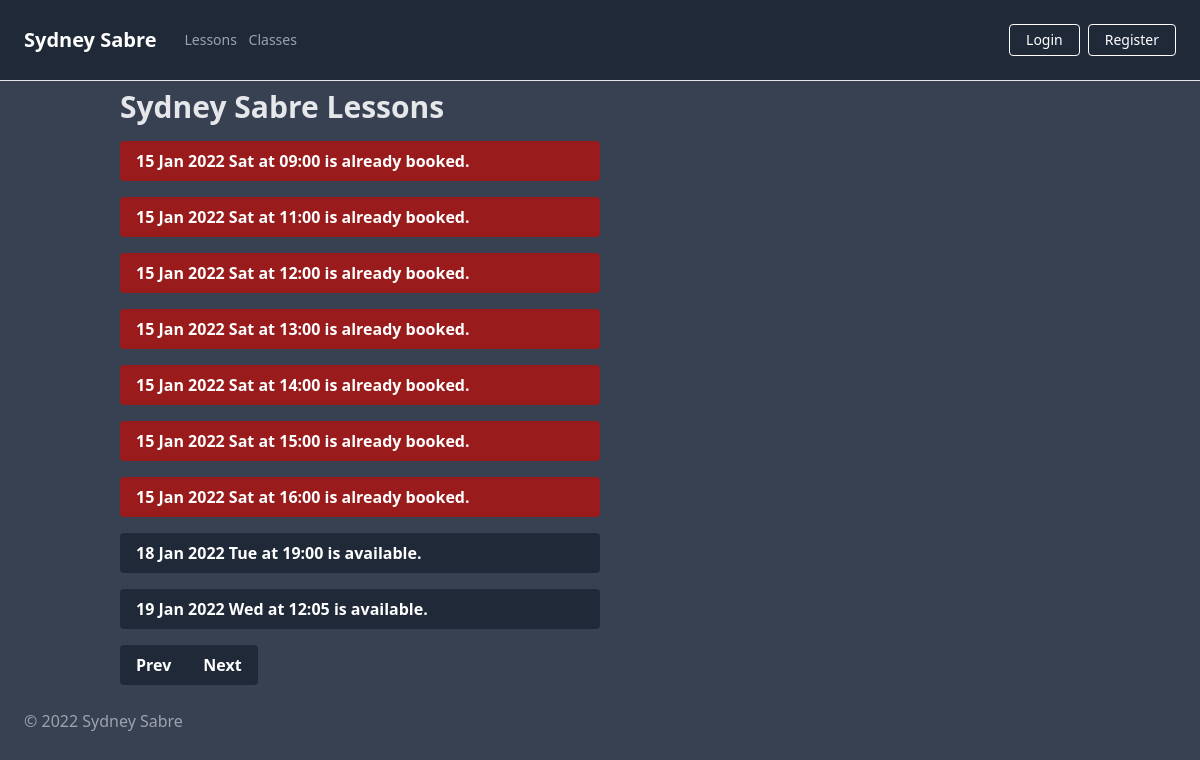
The page /date/2022-01-15 on the database its author committed.
### app/models.py (models this page shows, shortened)
class Slot(db.Model):
    __tablename__ = "slots"
    id = db.Column(db.Integer, primary_key=True)
    date = db.Column(db.Date, nullable=False)
    time = db.Column(db.Time, nullable=False)
    name = db.Column(db.String(250), nullable=True)
    comment = db.Column(db.String(500), nullable=True)
    paid = db.Column(db.Boolean, default=False, nullable=True)
    completed = db.Column(db.Boolean, default=False, nullable=True)
    user_id = db.Column(db.Integer, db.ForeignKey('users.id'))

### app/routes.py (the view)
@app.route('/date/<date>')
def show_date(date):
    date = datetime.datetime.strptime(date, '%Y-%m-%d')
    date = date.date() # Strip hours from date
    date_plus_range = date + datetime.timedelta(days=SCAN_RANGE)
    date_minus_range = date - datetime.timedelta(days=SCAN_RANGE)
    slots = Slot.query.filter(and_(Slot.date < date_plus_range, Slot.date > date_minus_range)) #Show slots on current date +/- range days.
    slots_by_time = sorted(slots, key=lambda slot: slot.time)
    slots_by_timedate = sorted(slots_by_time, key=lambda slot: slot.date)
    return render_template('index.html', all_slots=slots_by_timedate, today=date, next_date=date_plus_range, prev_date=date_minus_range)

### app/templates/index.html
{% extends "base.html" %}
{% block title %}
Sydney Sabre Lessons
{% endblock %}
{% block content %}
    <div class="container">
        <h1 class="text-gray-200 my-2 text-3xl font-bold">{{ self.title() }}</h1>
        {% for slot in all_slots%}
        <div class="flex mr-auto my-4 w-full md:w-3/4 lg:w-1/2">
            {% if current_user.is_admin: %}
                <div class="flex grow">
                    {% if slot.completed == True: %}
                    <a class="grow bg-gray-700 line-through text-white font-bold py-2 px-4 rounded"
                    {% elif slot.name == None: %}
                    <a class="grow bg-gray-800 hover:bg-gray-400 text-white font-bold py-2 px-4 rounded"
                    {% elif slot.paid == True: %}
                    <a class="grow bg-green-800 hover:bg-green-400 text-white font-bold py-2 px-4 rounded"
                    {% else %}
                    <a class="grow bg-red-800 hover:bg-red-400 text-white font-bold py-2 px-4 rounded"
                    {% endif %}
                        href="{{ url_for('book_slot', slot_id=slot.id) }}">
                        {{ slot.date.strftime('%d %b %Y %a') }} at {{ slot.time.strftime('%H:%M') }} booked for {{ slot.name }}
                    </a>
                </div>
            <div class="flex">
                <a class="bg-red-400 hover:bg-red-200 text-white font-bold mx-2 px-3 py-2 rounded"
                    href="{{url_for('delete_slot', slot_id=slot.id) }}">
                    ✘
                </a>
            </div>
            <div class="flex">
                <a class="bg-green-400 hover:bg-green-200 text-white font-bold mx-2 px-3 py-2 rounded"
                    href="{{url_for('toggle_complete_slot', slot_id=slot.id) }}">
                    ✓
                </a>
            </div>
            {% else %}
                {% if slot.completed == True: %}
                <div class="flex grow">
                    <p class="grow bg-gray-700 text-white line-through font-bold py-2 px-4 rounded">
                        {{ slot.date.strftime('%d %b %Y %a') }} at {{ slot.time.strftime('%H:%M') }} is completed
                    </p>
                </div>
                {% elif slot.name == None: %}
                <div class="flex grow">
                    <a class="grow bg-gray-800 hover:bg-gray-400 text-white font-bold py-2 px-4 rounded"
                        href="{{ url_for('book_slot', slot_id=slot.id) }}">
                        {{ slot.date.strftime('%d %b %Y %a') }} at {{ slot.time.strftime('%H:%M') }} is available.
                    </a>
                </div>
                {% elif slot.paid == True: %}
                <div class="flex grow">
                    <p class="grow bg-green-600 text-white font-bold py-2 px-4 rounded">
                        {{ slot.date.strftime('%d %b %Y %a') }} at {{ slot.time.strftime('%H:%M') }} is booked and paid.
                    </p>
                </div>
                {% else %}
                <div class="flex grow">
                    <p class="grow bg-red-800 text-white font-bold py-2 px-4 rounded">
                        {{ slot.date.strftime('%d %b %Y %a') }} at {{ slot.time.strftime('%H:%M') }} is already booked.
                    </p>
                </div>
                {% endif %}
            {% endif %}
        </div>
        {% endfor%}
        <div class="inline-flex">
            <a class="bg-gray-800 hover:bg-gray-400 text-white font-bold py-2 px-4 rounded-l" href="{{url_for('show_date', date=prev_date)}}">
              Prev
            </a>
            <a class="bg-gray-800 hover:bg-gray-400 text-white font-bold py-2 px-4 rounded-r" href="{{url_for('show_date', date=next_date)}}">
              Next
            </a>
          </div>
    </div>
{% endblock %}

### app/static/css/main.css (style rules this page uses)
html { line-height: 1.5; -webkit-text-size-adjust: 100%; -moz-tab-size: 4; -o-tab-size: 4; tab-size: 4; font-family: ui-sans-serif, system-ui, -apple-system, BlinkMacSystemFont, "Segoe UI", Roboto, "Helvetica Neue", Arial, "Noto Sans", sans-serif, "Apple Color Emoji", "Segoe UI Emoji", "Segoe UI Symbol", "Noto Color Emoji"; }
body { margin: 0; line-height: inherit; }
h1, h2, h3, h4, h5, h6 { font-size: inherit; font-weight: inherit; }
a { color: inherit; text-decoration: inherit; }
blockquote, dl, dd, h1, h2, h3, h4, h5, h6, hr, figure, p, pre { margin: 0; }
.container { width: 100%; margin-right: auto; margin-left: auto; padding-right: 2rem; padding-left: 2rem; }
@media (min-width: 640px) { .container { max-width: 640px; } }
@media (min-width: 768px) { .container { max-width: 768px; } }
@media (min-width: 1024px) { .container { max-width: 1024px; } }
.my-2 { margin-top: 0.5rem; margin-bottom: 0.5rem; }
.my-4 { margin-top: 1rem; margin-bottom: 1rem; }
.mr-auto { margin-right: auto; }
.flex { display: flex; }
.inline-flex { display: inline-flex; }
.w-full { width: 100%; }
.grow { flex-grow: 1; }
.rounded { border-radius: 0.25rem; }
.rounded-l { border-top-left-radius: 0.25rem; border-bottom-left-radius: 0.25rem; }
.rounded-r { border-top-right-radius: 0.25rem; border-bottom-right-radius: 0.25rem; }
.bg-gray-700 { --tw-bg-opacity: 1; background-color: rgb(55 65 81 / var(--tw-bg-opacity)); }
.bg-gray-800 { --tw-bg-opacity: 1; background-color: rgb(31 41 55 / var(--tw-bg-opacity)); }
.bg-red-800 { --tw-bg-opacity: 1; background-color: rgb(153 27 27 / var(--tw-bg-opacity)); }
.px-4 { padding-left: 1rem; padding-right: 1rem; }
.py-2 { padding-top: 0.5rem; padding-bottom: 0.5rem; }
.text-3xl { font-size: 1.875rem; line-height: 2.25rem; }
.font-bold { font-weight: 700; }
.text-white { --tw-text-opacity: 1; color: rgb(255 255 255 / var(--tw-text-opacity)); }
.text-gray-200 { --tw-text-opacity: 1; color: rgb(229 231 235 / var(--tw-text-opacity)); }
@media (min-width: 768px) { .md\:w-3\/4 { width: 75%; } }
@media (min-width: 1024px) { .lg\:w-1\/2 { width: 50%; } }

### rows shown on the page
Slot: date "15 Jan 2022 Sat", time "09:00"
Slot: date "15 Jan 2022 Sat", time "11:00"
Slot: date "15 Jan 2022 Sat", time "12:00"
Slot: date "15 Jan 2022 Sat", time "13:00"
Slot: date "15 Jan 2022 Sat", time "14:00"
Slot: date "15 Jan 2022 Sat", time "15:00"
Slot: date "15 Jan 2022 Sat", time "16:00"
Slot: date "18 Jan 2022 Tue", time "19:00"
Slot: date "19 Jan 2022 Wed", time "12:05"
